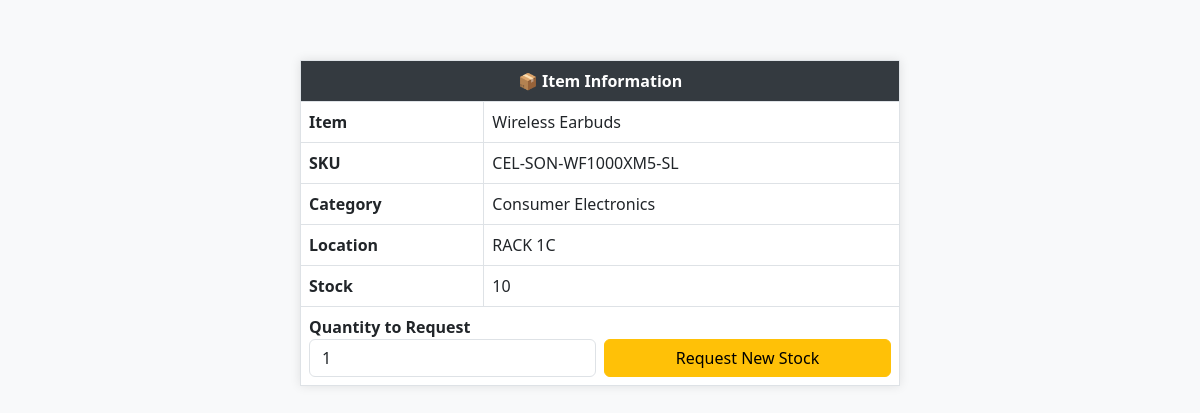
Page /view.php?barcode=CEL-SON-WF1000XM5-SL on the earlier database version.
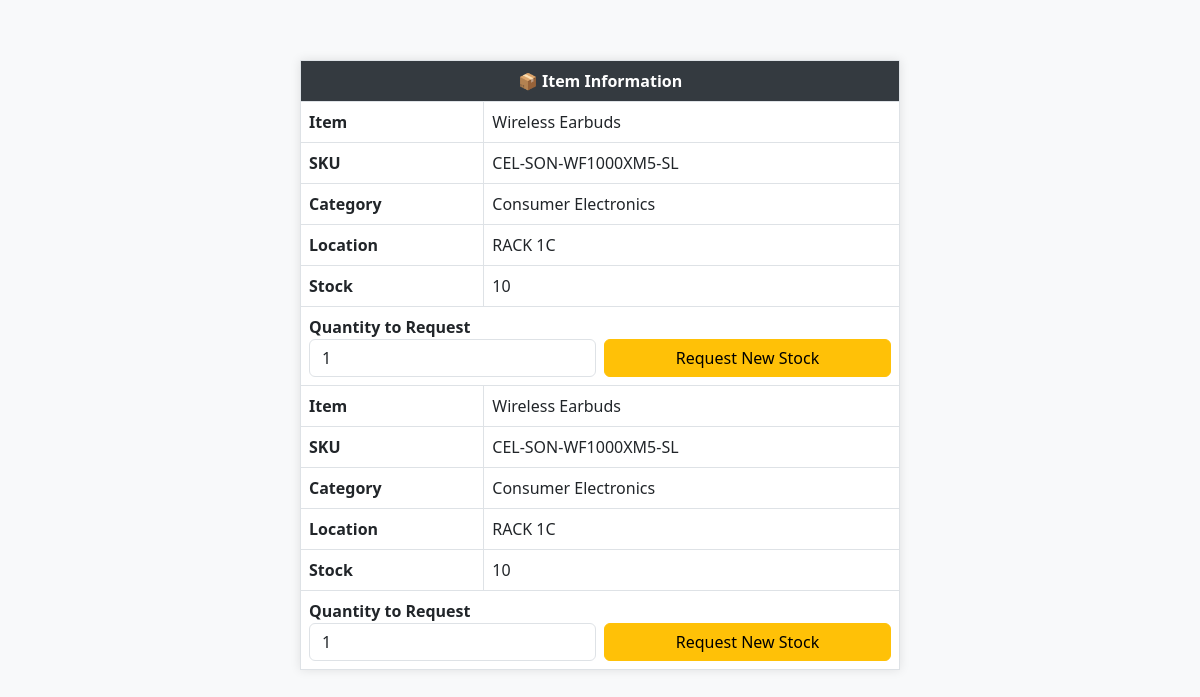
Same page on the later database version.
### tables this page shows
CREATE TABLE `stocks` (
  `item` varchar(100) NOT NULL,
  `bar` varchar(255) NOT NULL,
  `category` varchar(100) NOT NULL,
  `location` varchar(100) NOT NULL,
  `price` float(255,2) NOT NULL,
  `id` int(10) NOT NULL,
  `stock` int(255) DEFAULT NULL,
  `notified` tinyint(1) DEFAULT 0
);

### view.php (the view, shortened to what this page needs)
<?php
include "config/config.php";
$sku = isset($_GET['barcode']) ? mysqli_real_escape_string($conn, $_GET['barcode']) : '';
$result = mysqli_query($conn, "SELECT * FROM stocks WHERE bar = '$sku'");
?>
<!DOCTYPE html>
<html lang="en">
<head>
  <link href="https://cdn.jsdelivr.net/npm/bootstrap@5.3.0/dist/css/bootstrap.min.css" rel="stylesheet">
</head>
<body>
<div class="container d-flex justify-content-center">
<?php if ($result && mysqli_num_rows($result) > 0): ?>
  <table class="table table-bordered info-table"><thead><tr><th colspan="2" class="text-center">📦 Item Information</th></tr></thead><tbody>
    <?php while ($d = mysqli_fetch_assoc($result)): ?>
      <tr><td><strong>Item</strong></td><td><?=htmlspecialchars($d['item'])?></td></tr>
      <tr><td><strong>SKU</strong></td><td><?=htmlspecialchars($d['bar'])?></td></tr>
      <tr><td><strong>Category</strong></td><td><?=htmlspecialchars($d['category'])?></td></tr>
      <tr><td><strong>Location</strong></td><td><?=htmlspecialchars($d['location'])?></td></tr>
      <tr><td><strong>Stock</strong></td><td><?=intval($d['stock'])?></td></tr>
      <?php if ((int)$d['stock'] < 49): ?>
        <tr><td colspan="2">
          <form method="POST" action="assets/request-stock.php" class="row g-2 align-items-end">
            <div class="col-md-6">
              <label class="form-label mb-0"><strong>Quantity to Request</strong></label>
              <input type="number" name="quantity" class="form-control" min="1" value="1" required>
            </div>
            <div class="col-md-6 d-grid">
              <button type="submit" name="reqbtn" class="btn btn-warning">Request New Stock</button>
            </div>
          </form>
        </td></tr>
      <?php endif; ?>
    <?php endwhile; ?>
  </tbody></table>
<?php else: ?>
  <div class="alert alert-warning text-center mt-5">No item found for barcode <strong><?=htmlspecialchars($sku)?></strong>.</div>
<?php endif; ?>
</div>
</body>
</html>

Differences in the rows shown:
added stocks: item "Wireless Earbuds", bar "CEL-SON-WF1000XM5-SL", category "Consumer Electronics", location "RACK 1C", stock "10"
